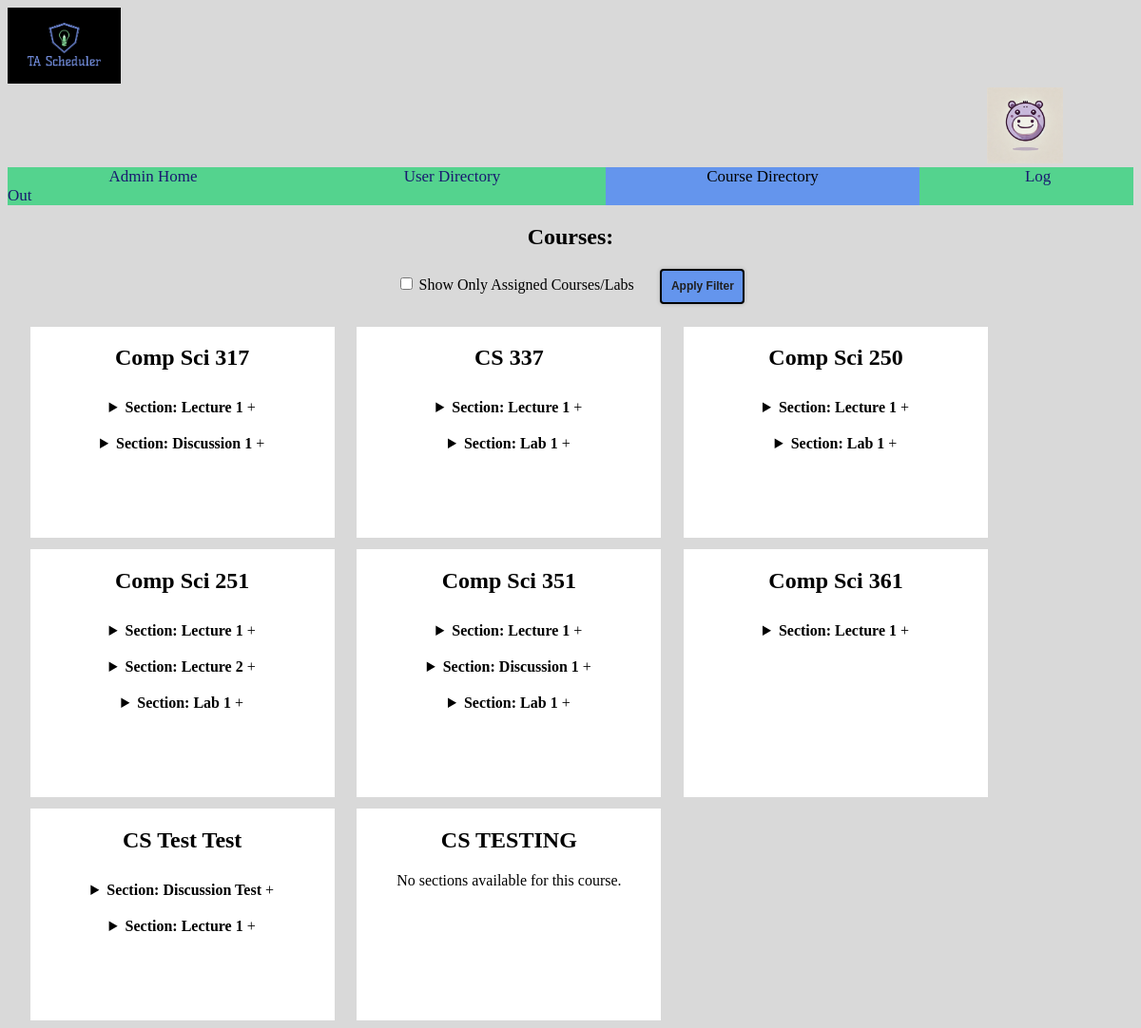
The page /course_directory.html (signed in) on the database its author committed.
### djangoProject1/models.py (models this page shows, shortened)
class Course(models.Model):
    id = models.UUIDField(primary_key=True, default=uuid.uuid4, editable=False) #unique id
    name = models.CharField(max_length=100, default="Default Course Name") #course name
    users = models.ManyToManyField(User, limit_choices_to={'role__in': ['TA', 'Instructor']}, related_name='courses', blank=True)

class Section(models.Model):
    id = models.UUIDField(primary_key=True, default=uuid.uuid4, editable=False) #unique id
    name = models.CharField(max_length=100, default="Default Section Name") #section name
    course = models.ForeignKey(Course, on_delete=models.CASCADE, related_name='sections') #link to course
    days = MultiSelectField(choices=DAYS_OF_WEEK, blank=True, null=True)  #day of the week
    time = models.TimeField(blank=True, null=True)  #specific time of day
    location = models.CharField(max_length=100, blank=True, null=True) #location
    user = models.ForeignKey(User, null=True, blank=True, limit_choices_to={'role__in': ['TA', 'Instructor']}, on_delete=models.SET_NULL, related_name='sections')

### djangoProject1/views.py (the view, shortened to what this page needs)
# urls.py: path('course_directory.html', CourseDirectoryPage.as_view()),
class CourseDirectoryPage(View):
    def get(self, request):
        user = GetUser.get_user(request)
        if user is None:
            return redirect('/')  # Redirect to login if no user session exists
        filter_assigned = request.GET.get('filter') == 'assigned'
        courses = Course.objects.all()
        if filter_assigned:
            if user.role == 'TA' or user.role == 'Instructor':
                courses = Course.objects.filter(users=user)
        return render(request, "course_directory.html",
                      {'courses': courses, 'user': user, 'filter_assigned': filter_assigned})

### djangoProject1/MethodFiles/GeneralMethods.py (called while the page is built)
    @staticmethod
    def get_user(request):
        name = request.session.get('cur_user_name')
        if not name:
            return None
        else:
            return User.objects.filter(username=name).first()

### templates/course_directory.html (shortened to what this page needs)
<!DOCTYPE html>
<html lang="en">
<head>
    <link rel="stylesheet" href="/static/style.css?ver=1"/>
</head>
<body style="background-color: rgb(217,217,217)">
<div class="pfplogo1">
    <a href="home.html">
        <img src="/static/Logo.jpeg" alt="TA Scheduler Logo" style="height: 10vh; width: auto;">
    </a>
</div>
<div class="pfplogo2">
    <a href="profile_page.html">
        <img src="/static/moo_deng_profilePic.png" alt="Profile Logo" style="height: 10vh; width: auto;">
    </a>
</div>
<div class="navbar">
    <a href="admin_home.html" style="padding: 9%">Admin Home</a>
    <a href="user_directory.html" style="padding: 9%">User Directory</a>
    <a class="active" href="course_directory.html" style="padding: 9%">Course Directory</a>
    <a href="/" style="padding: 9%">Log Out</a>
</div>
<div class="container">
    <h2 class="container">Courses:</h2>
    <form method="get" action="course_directory.html" style="margin-bottom: 1vw;">
        <label>
            <input type="checkbox" name="filter" value="assigned" {% if filter_assigned %}checked{% endif %}>
            Show Only Assigned Courses/Labs
        </label>
        <button type="submit" class="applyFilter">Apply Filter</button>
    </form>
</div>
<div class="boxContainer">
    {% for course in courses %}
        <div class="whiteBox">
            <h2>{{ course.name }}</h2>
            {% for section in course.sections.all %}
                <section id="accordion" class="accordion">
                    <div class="accordion-container">
                        <details class="accordion-item">
                            <summary class="accordion-trigger">
                                <span class="accordion-title">
                                    <strong>Section: {{ section.name }}</strong>
                                </span>
                                <span class="accordion-icon" aria-hidden="true">
                                    &plus;
                                </span>
                            </summary>
                        </details>
                    </div>
                </section>
            {% empty %}
                No sections available for this course.
            {% endfor %}
        </div>
    {% endfor %}
</div>
</body>
</html>

### static/style.css (style rules this page uses)
.boxContainer { width: 100%; display: flex; flex-wrap: wrap; }
.whiteBox { width: 100%; max-width: 20rem; height: auto; background-color: white; margin-left: 2%; margin-top: 1%; text-align: center; position: relative; padding-bottom: 5rem; }
summary { background-color:white; padding: 0.625rem; cursor: pointer; }
.container { text-align: center; }
.applyFilter { margin-left: 2%; font-size: 1vw; padding: 0.8% 0.8%; background-color: cornflowerblue; font-weight: bold; color: #202020; border: 2px solid black; border-radius: 4px; cursor: pointer; box-shadow: 0 0 0.25rem rgba(0, 0, 0, 0.2); }
.navbar { background-color: #54d38e; overflow: hidden; }
.pfplogo1 { display: inline-block; }
.pfplogo2 { margin-left: 87%; display: inline-block }
.navbar a { padding: 0.625rem; color: midnightblue; text-align: center; font-size: 1.0625rem; text-decoration: none; }
.navbar a.active { background-color: cornflowerblue; color: black; }

### rows shown on the page
Course: name "Comp Sci 317"
Section: name "Lecture 1"
Section: name "Discussion 1"
Course: name "CS 337"
Section: name "Lecture 1"
Section: name "Lab 1"
Course: name "Comp Sci 250"
Section: name "Lecture 1"
Section: name "Lab 1"
Course: name "Comp Sci 251"
Section: name "Lecture 1"
Section: name "Lecture 2"
Section: name "Lab 1"
Course: name "Comp Sci 351"
Section: name "Lecture 1"
Section: name "Discussion 1"
Section: name "Lab 1"
Course: name "Comp Sci 361"
Section: name "Lecture 1"
Course: name "CS Test Test"
Section: name "Discussion Test"
Section: name "Lecture 1"
Course: name "CS TESTING"
